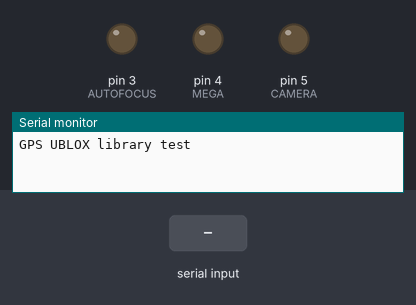
The sketch below on a simulated Arduino Mega 2560, built with avr-gcc and run on an emulated ATmega2560. Shown: output pins drawn as LEDs (lit = HIGH), the last lines printed to the serial monitor. Dashed ring = blinking. Inputs (shaded band) come from the test bench.

Above: at 2.2 s.
2.3 s: "m" received over Serial
At 4.42 s:
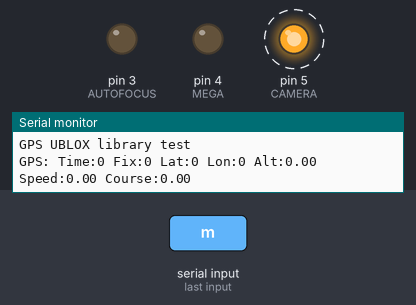
5.3 s: "r" received over Serial
At 7.4 s:
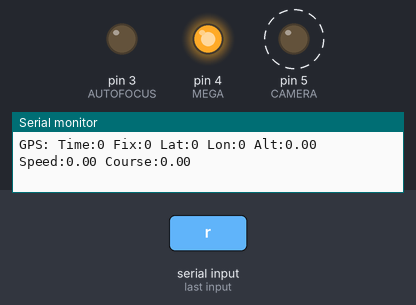
8.0 s: "c" received over Serial
At 9.0 s:
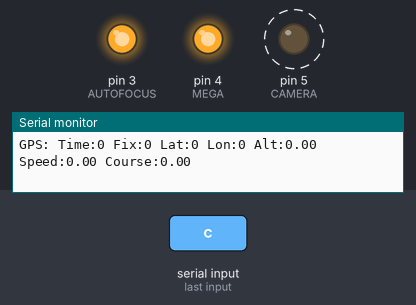
11.0 s: "r" received over Serial
At 11.12 s:
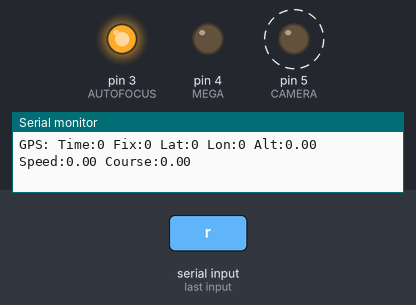
12.7 s: "l" received over Serial
14.2 s: "j" received over Serial
At 15.0 s:
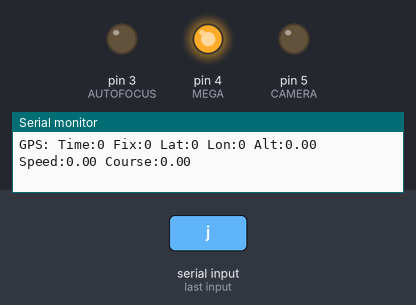
Timing chart, 0 to 16.7 s (numbered marks = the images above; inputs shaded):
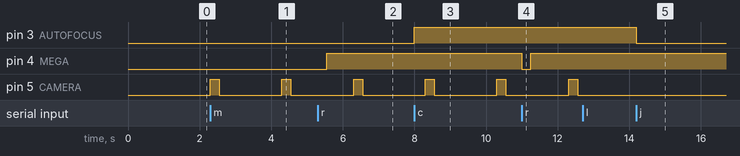

Measured:
- after the input at 2.3 s, pin 5 (CAMERA): alternates HIGH for 0.25 s and LOW for 1.7 s, starting at once
- after the input at 5.3 s, pin 4 (MEGA): LOW → HIGH after 0.25 s
- after the input at 8.0 s, pin 3 (AUTOFOCUS): LOW → HIGH at once
- after the input at 11.0 s, pin 4 (MEGA): HIGH → LOW at once, → HIGH 0.25 s later
- after the input at 12.7 s, every drawn part: stays the same
- after the input at 14.2 s, pin 3 (AUTOFOCUS): HIGH → LOW at once

The sketch:

cameraControlv4.ino
```cpp
/* cameraControlv4 -
This program controls the camera for the aerial imaging platform,
 gets a char over the serial connection and determines which command is sent,
 takes pictures, sets multishoot mode, sets autofocus and
 sends reset signal to the Mega, if needed
 By Michael Carlson (mic2169853@maricopa.edu)
 08/07/2013

 11/13/2013
 */

#define CAMERA 5
#define MEGA 4
#define AUTOFOCUS 3
//#define DEBUG
#include <GPS_UBLOX.h>
#include "SoftwareSerial.h"


char command;
boolean multishoot;
long lastPicTime;
long currTime;

//setup: set output pins, start serial connection and initialize variables
void setup()
{
  pinMode(CAMERA, OUTPUT);
  pinMode(MEGA, OUTPUT);
  pinMode(AUTOFOCUS, OUTPUT);
  Serial.begin(57600);
  multishoot = false;
  lastPicTime = 0;

  Serial.begin(57600);
  Serial.println("GPS UBLOX library test");
  GPS.Init();   // GPS Initialization
  delay(1000);
}//end setup()

void loop()
{
  GPS.Read();
  //takePicture();
  //if there is a value in the serial buffer
  if(Serial.available() > 0)
  {
    command = Serial.read();
  //commands: 't' = take picture, 'm' = multishoot mode on
  //'l' = multishoot mode off, 'r'=reset the Mega
  // 'c' = turn on autofocuss, 'j' = turn off autofocus
  switch(command)
  {
    case 't':
      takePicture();
      break;

    case 'm':
      multishoot = true;
      break;

    case 'l':
      multishoot = false;
      break;

    case 'r':
      digitalWrite(MEGA, LOW);
      delay(250);
      digitalWrite(MEGA, HIGH);
      break;

    case 'c':
      digitalWrite(AUTOFOCUS, HIGH);
      break;

    case 'j':
      digitalWrite(AUTOFOCUS, LOW);
      break;

    default:
      Serial.write(command);
      break;
      }//end switch(command)
  }//end if(Serial.available() > 0)
  //set command to null to keep the command from repeating
  command = NULL;
  //get the time for multishoot mode
  currTime = millis();
  #ifdef DEBUG
  Serial.print("currTime is ");
  Serial.println(currTime, DEC);
  #endif
  //if multishoot is enabled
  if(multishoot)
  {
    #ifdef DEBUG
    Serial.println("In multihsoot");
    Serial.print("Before TC, lastPicTime is ");
    Serial.println(lastPicTime, DEC);
    #endif
    //if it has been at least 2 seconds since last picture
    if((currTime - lastPicTime) > 2000)
   {
     takePicture();
     lastPicTime = currTime;
     #ifdef DEBUG
     Serial.print("After taking pic, lastPicTime is ");
     Serial.println(lastPicTime, DEC);
     #endif
   } //end if((currTime - lastPicTime) > 2000)

  }//end if(multishoot)

}//end loop

//void takePicture() sends signal to camera to take a picture
void takePicture()
{
  #ifdef DEBUG
  Serial.println("in takePicture()");
  #endif
  //delay(500);
  digitalWrite(CAMERA, HIGH);
  delay(250);//delayMicroseconds(1000);
  digitalWrite(CAMERA, LOW);

    Serial.print("GPS:");
    Serial.print(" Time:");
    Serial.print(GPS.Time);
    Serial.print(" Fix:");
    Serial.print((int)GPS.Fix);
    Serial.print(" Lat:");
    Serial.print(GPS.Lattitude);
    Serial.print(" Lon:");
    Serial.print(GPS.Longitude);
    Serial.print(" Alt:");
    Serial.print(GPS.Altitude/1000.0);
    Serial.print(" Speed:");
    Serial.print(GPS.Ground_Speed/100.0);
    Serial.print(" Course:");
    Serial.print(GPS.Ground_Course/100000.0);
    Serial.println();

}//end takePicture()
```

GPS_UBLOX.h
```cpp
#ifndef GPS_UBLOX_h
#define GPS_UBLOX_h

#include <inttypes.h>

#define UBX_MAXPAYLOAD 60

class GPS_UBLOX_Class
{
  private:
    // Internal variables
	uint8_t ck_a;     // Packet checksum
	uint8_t ck_b;
	uint8_t UBX_step;
	uint8_t UBX_class;
	uint8_t UBX_id;
	uint8_t UBX_payload_length_hi;
	uint8_t UBX_payload_length_lo;
	uint8_t UBX_payload_counter;
	uint8_t UBX_buffer[UBX_MAXPAYLOAD];
	uint8_t UBX_ck_a;
	uint8_t UBX_ck_b;
	long GPS_timer;
	long UBX_ecefVZ;
	void parse_ubx_gps();
	void ubx_checksum(unsigned char ubx_data);
	long join_4_bytes(unsigned char Buffer[]);

  public:
    // Methods
	GPS_UBLOX_Class();
	void Init();
	void Read();
	// Properties
	long Time;          //GPS Millisecond Time of Week
	long Lattitude;     // Geographic coordinates
	long Longitude;
	long Altitude;
	long Ground_Speed;
	long Speed_3d;      //Speed (3-D)
	long Ground_Course;
	uint8_t NumSats;      // Number of visible satelites
	uint8_t Fix;        // 1:GPS FIX   0:No FIX (normal logic)
	uint8_t NewData;    // 1:New GPS Data
	uint8_t PrintErrors; // 1: To Print GPS Errors (for debug)
};

extern GPS_UBLOX_Class GPS;

#endif
```
